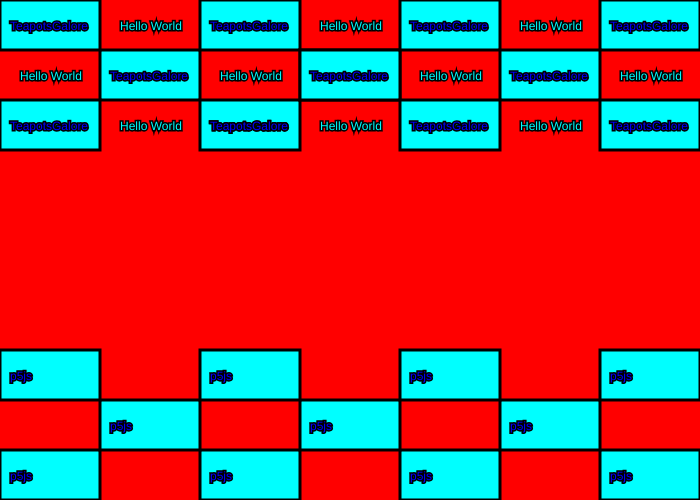
Frame 1 (no input)
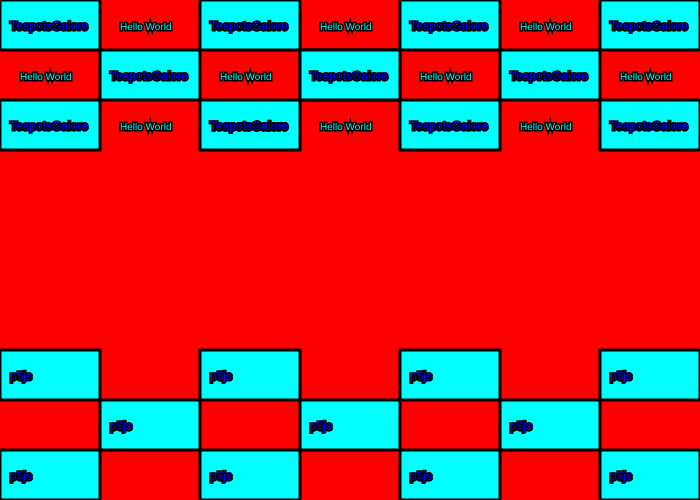
Frame 60 (no input)
Frame 120 (the mouse pressed at the canvas centre since frame 60): identical to frame 60, image omitted

The p5.js sketch that drew these frames (run headless with seeded random() and noise() and a simulated clock; from frame 60 on, the mouse is pressed at the canvas centre):

// p5.js sketch
// ── sketch.js
function setup()
{
  createCanvas(700,500);
  
}

function draw()
{
	background(255,0,0)

	fill(0,255,255);
	stroke(0,0,0);
	strokeWeight(3);


	text("Hello World",120,30);
	text("Hello World",20,80);
    text("Hello World",220,80);
    text("Hello World",120,130);
    text("Hello World",320,30);
    text("Hello World",320,130);
    text("Hello World",420,80);
    text("Hello World",620,80);
    text("Hello World",520,30);
    text("Hello World",520,130);

    textSize(12)
	
	rect(100,50,100,50);
	rect(0,0,100,50);
	rect(0,100,100,50);
    rect(200,100,100,50);
    rect(200,0,100,50);
    rect(300,50,100,50);
    rect(300,50,100,50);
    rect(400,0,100,50);
    rect(600,0,100,50);
    rect(500,50,100,50);
    rect(400,100,100,50);
    rect(600,100,100,50);
    rect(0,450,100,50);
    rect(200,450,100,50);
    rect(400,450,100,50);
    rect(600,450,100,50);
    rect(100,400,100,50);
    rect(300,400,100,50);
    rect(500,400,100,50);
    rect(0,350,100,50);
    rect(200,350,100,50);
    rect(400,350,100,50);
    rect(600,350,100,50);


	fill(0,0,255);

	text("TeapotsGalore",10,30);
	text("TeapotsGalore",110,80);
	text("TeapotsGalore",210,30);
	text("TeapotsGalore",210,130);
	text("TeapotsGalore",210,130);
	text("TeapotsGalore",310,80);
	text("TeapotsGalore",10,130);
	text("TeapotsGalore",410,30);
	text("TeapotsGalore",610,30);
	text("TeapotsGalore",510,80);
	text("TeapotsGalore",410,130);
	text("TeapotsGalore",610,130);


	text("p5js",10,480);
	text("p5js",10,380);
	text("p5js",110,430);
	text("p5js",210,480);
	text("p5js",210,380);
	text("p5js",310,430);
	text("p5js",410,480);
	text("p5js",410,380);
	text("p5js",510,430);
	text("p5js",610,480);
	text("p5js",610,380);

	textSize(10)

}
